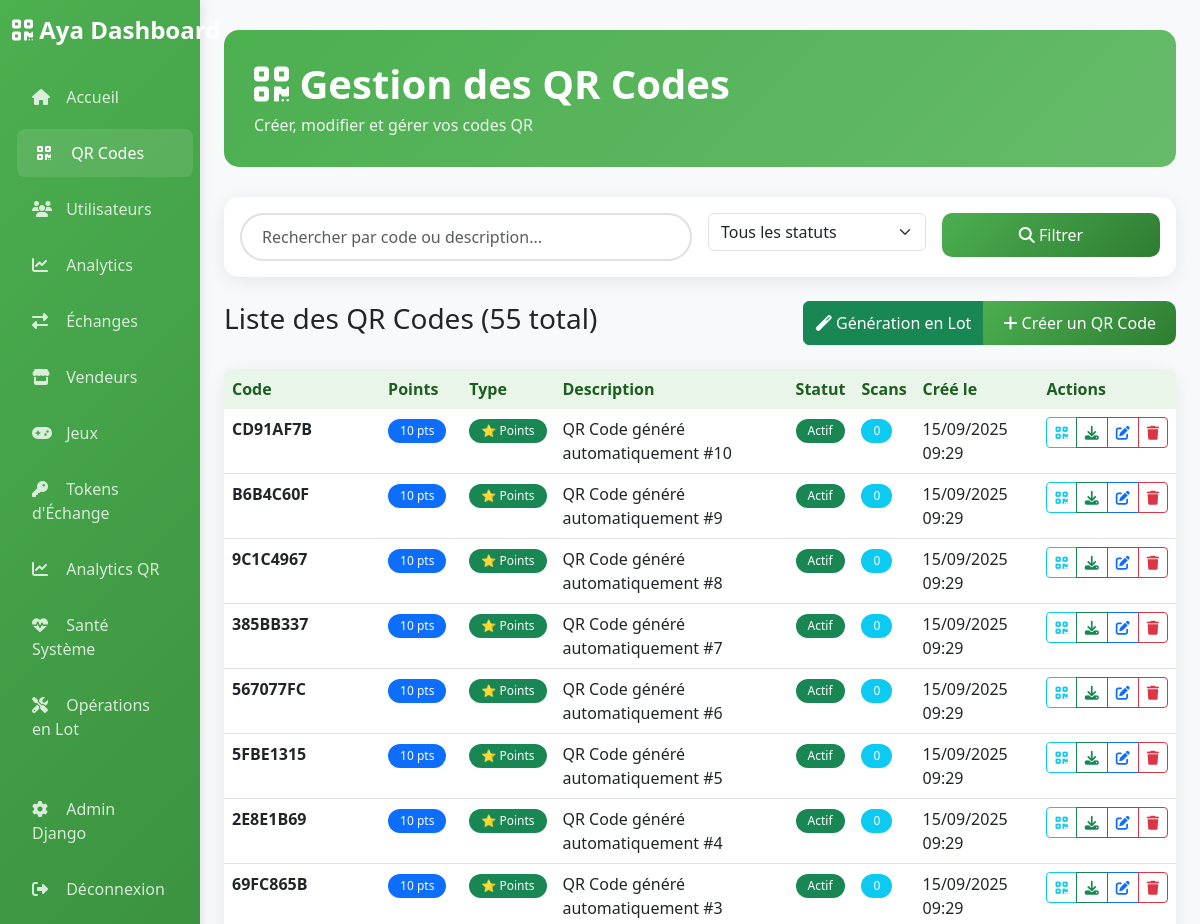
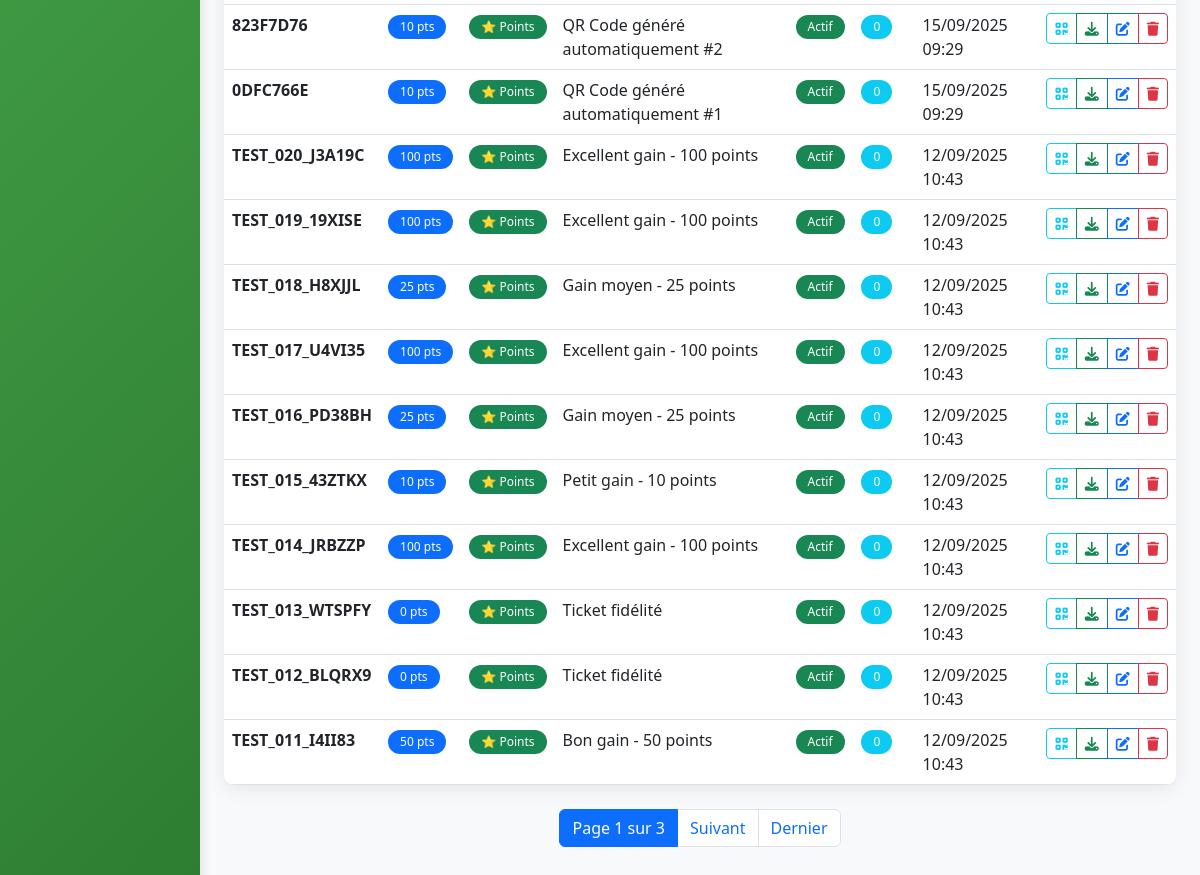
/dashboard/qr-codes/ (signed in), run on the app's committed database (2 pictures, top to bottom).
### qr_codes/models.py (models this page shows, shortened)
class QRCode(models.Model):
    PRIZE_TYPES = [
        ('points', 'Points'),
        ('try_again', 'Réessayer'),
        ('loyalty_bonus', 'Bonus Fidélité'),
        ('mystery_box', 'Boîte Mystère'),
    ]
    id = models.UUIDField(primary_key=True, default=uuid.uuid4, editable=False)
    code = models.CharField(max_length=100, unique=True)
    points = models.IntegerField()
    description = models.TextField(max_length=500)
    prize_type = models.CharField(max_length=20, choices=PRIZE_TYPES, default='points')
    is_active = models.BooleanField(default=True)
    expires_at = models.DateTimeField(null=True, blank=True)
    created_at = models.DateTimeField(auto_now_add=True)
    created_by = models.ForeignKey(User, on_delete=models.SET_NULL, null=True, blank=True, related_name='created_qr_codes')
    batch_number = models.CharField(max_length=50, blank=True, help_text="Numéro de lot (ex: 4151000)")
    batch_sequence = models.IntegerField(null=True, blank=True, help_text="Numéro de séquence dans le lot")
    is_printed = models.BooleanField(default=False, help_text="QR code imprimé sur bouteille")
    class Meta:
        db_table = 'qr_codes'
        verbose_name = 'QR Code'
        verbose_name_plural = 'QR Codes'
        ordering = ['-created_at']

### dashboard/views.py (the view)
# urls.py: path('qr-codes/', views.qr_codes_management, name='qr_codes'),
@login_required
@user_passes_test(is_admin)
def qr_codes_management(request):
    search = request.GET.get('search', '')
    status_filter = request.GET.get('status', 'all')
    qr_codes = QRCode.objects.all()
    if search:
        qr_codes = qr_codes.filter(
            Q(code__icontains=search) |
            Q(description__icontains=search)
        )
    if status_filter == 'active':
        qr_codes = qr_codes.filter(is_active=True)
    elif status_filter == 'inactive':
        qr_codes = qr_codes.filter(is_active=False)
    paginator = Paginator(qr_codes, 20)
    page_number = request.GET.get('page')
    page_obj = paginator.get_page(page_number)
    context = {
        'page_obj': page_obj,
        'search': search,
        'status_filter': status_filter,
    }
    return render(request, 'dashboard/qr_codes.html', context)

### dashboard/views.py (called while the page is built)
def is_admin(user):
    return user.is_staff or user.is_superuser

### dashboard/templates/dashboard/qr_codes.html (shortened to what this page needs)
{% extends 'dashboard/base.html' %}
{% block content %}
<div class="page-header">
    <h1><i class="fas fa-qrcode"></i> Gestion des QR Codes</h1>
    <p>Créer, modifier et gérer vos codes QR</p>
</div>
<div class="card mb-4">
    <div class="card-body">
        <form method="GET" class="row g-3">
            <div class="col-md-6">
                <input type="text" class="form-control search-box" name="search"
                       placeholder="Rechercher par code ou description..."
                       value="{{ search }}">
            </div>
            <div class="col-md-3">
                <select class="form-select" name="status">
                    <option value="all" {% if status_filter == 'all' %}selected{% endif %}>Tous les statuts</option>
                </select>
            </div>
            <div class="col-md-3">
                <button type="submit" class="btn btn-primary w-100">
                    <i class="fas fa-search"></i> Filtrer
                </button>
            </div>
        </form>
    </div>
</div>
<div class="d-flex justify-content-between align-items-center mb-4">
    <h3>Liste des QR Codes ({{ page_obj.paginator.count }} total)</h3>
    <div class="btn-group" role="group">
        <button type="button" class="btn btn-success" data-bs-toggle="modal" data-bs-target="#bulkGenerateModal">
            <i class="fas fa-magic"></i> Génération en Lot
        </button>
        <button type="button" class="btn btn-primary" data-bs-toggle="modal" data-bs-target="#createQRModal">
            <i class="fas fa-plus"></i> Créer un QR Code
        </button>
    </div>
</div>
<div class="card">
    <div class="card-body p-0">
        <div class="table-responsive">
            <table class="table table-hover mb-0">
                <thead>
                    <tr>
                        <th>Code</th>
                        <th>Points</th>
                        <th>Type</th>
                        <th>Description</th>
                        <th>Statut</th>
                        <th>Scans</th>
                        <th>Créé le</th>
                        <th>Actions</th>
                    </tr>
                </thead>
                <tbody>
                    {% for qr_code in page_obj %}
                    <tr>
                        <td>
                            <strong>{{ qr_code.code }}</strong>
                        </td>
                        <td>
                            <span class="badge bg-primary">{{ qr_code.points }} pts</span>
                        </td>
                        <td>
                            {% if qr_code.prize_type == 'loyalty_ticket' %}
                                <span class="badge bg-warning">🎫 Ticket Fidélité</span>
                            {% elif qr_code.prize_type == 'special_prize' %}
                                <span class="badge bg-info">🎁 Prix Spécial</span>
                            {% else %}
                                <span class="badge bg-success">⭐ Points</span>
                            {% endif %}
                        </td>
                        <td>{{ qr_code.description|truncatechars:50 }}</td>
                        <td>
                            {% if qr_code.is_active %}
                                <span class="badge bg-success">Actif</span>
                            {% else %}
                                <span class="badge bg-danger">Inactif</span>
                            {% endif %}
                        </td>
                        <td>
                            <span class="badge bg-info">{{ qr_code.scanned_by_users.count }}</span>
                        </td>
                        <td>{{ qr_code.created_at|date:"d/m/Y H:i" }}</td>
                        <td>
                            <div class="btn-group" role="group">
                                <button type="button" class="btn btn-sm btn-outline-info"
                                        onclick="showQRCode('{{ qr_code.id }}')" title="Voir le QR Code">
                                    <i class="fas fa-qrcode"></i>
                                </button>
                                <button type="button" class="btn btn-sm btn-outline-success"
                                        onclick="downloadQRCode('{{ qr_code.id }}')" title="Télécharger">
                                    <i class="fas fa-download"></i>
                                </button>
                                <button type="button" class="btn btn-sm btn-outline-primary"
                                        onclick="editQRCode('{{ qr_code.id }}')" title="Modifier">
                                    <i class="fas fa-edit"></i>
                                </button>
                                <button type="button" class="btn btn-sm btn-outline-danger"
                                        onclick="deleteQRCode('{{ qr_code.id }}', '{{ qr_code.code }}')" title="Supprimer">
                                    <i class="fas fa-trash"></i>
                                </button>
                            </div>
                        </td>
                    </tr>
                    {% endfor %}
                </tbody>
            </table>
        </div>
    </div>
</div>
{% if page_obj.has_other_pages %}
<nav aria-label="Pagination" class="mt-4">
    <ul class="pagination justify-content-center">
        <li class="page-item active">
            <span class="page-link">
                Page {{ page_obj.number }} sur {{ page_obj.paginator.num_pages }}
            </span>
        </li>
        {% if page_obj.has_next %}
            <li class="page-item">
                <a class="page-link" href="?page={{ page_obj.next_page_number }}{% if search %}&search={{ search }}{% endif %}{% if status_filter != 'all' %}&status={{ status_filter }}{% endif %}">Suivant</a>
            </li>
            <li class="page-item">
                <a class="page-link" href="?page={{ page_obj.paginator.num_pages }}{% if search %}&search={{ search }}{% endif %}{% if status_filter != 'all' %}&status={{ status_filter }}{% endif %}">Dernier</a>
            </li>
        {% endif %}
    </ul>
</nav>
{% endif %}
{% endblock %}

### dashboard/templates/dashboard/base.html (style rules this page uses)
:root { --primary-color: #4CAF50; --secondary-color: #2E7D32; --accent-color: #66BB6A; --dark-color: #1B5E20; --light-color: #E8F5E8; }
body { background-color: #f8f9fa; font-family: 'Segoe UI', Tahoma, Geneva, Verdana, sans-serif; }
.card { border: none; border-radius: 15px; box-shadow: 0 4px 20px rgba(0,0,0,0.08); transition: transform 0.3s ease, box-shadow 0.3s ease; }
.btn-primary { background: linear-gradient(135deg, var(--primary-color), var(--secondary-color)); border: none; border-radius: 10px; padding: 10px 20px; font-weight: 500; transition: all 0.3s ease; }
.table { border-radius: 10px; overflow: hidden; box-shadow: 0 2px 10px rgba(0,0,0,0.05); }
.table thead th { background-color: var(--light-color); border: none; font-weight: 600; color: var(--dark-color); }
.badge { border-radius: 20px; padding: 6px 12px; font-weight: 500; }
.search-box { border-radius: 25px; border: 2px solid #e0e0e0; padding: 10px 20px; transition: all 0.3s ease; }
.page-header { background: linear-gradient(135deg, var(--primary-color), var(--accent-color)); color: white; padding: 30px; border-radius: 15px; margin-bottom: 30px; }
.page-header h1 { margin: 0; font-weight: 600; }
.page-header p { margin: 5px 0 0 0; opacity: 0.9; }

### data on the page
QRCode: code "CD91AF7B", points "10", prize_type "⭐ Points", description "QR Code généré automatiquement #10", is_active "Actif", scanned_by_users.count "0", created_at "15/09/2025 09:29"
QRCode: code "B6B4C60F", points "10", prize_type "⭐ Points", description "QR Code généré automatiquement #9", is_active "Actif", scanned_by_users.count "0", created_at "15/09/2025 09:29"
QRCode: code "9C1C4967", points "10", prize_type "⭐ Points", description "QR Code généré automatiquement #8", is_active "Actif", scanned_by_users.count "0", created_at "15/09/2025 09:29"
QRCode: code "385BB337", points "10", prize_type "⭐ Points", description "QR Code généré automatiquement #7", is_active "Actif", scanned_by_users.count "0", created_at "15/09/2025 09:29"
QRCode: code "567077FC", points "10", prize_type "⭐ Points", description "QR Code généré automatiquement #6", is_active "Actif", scanned_by_users.count "0", created_at "15/09/2025 09:29"
QRCode: code "5FBE1315", points "10", prize_type "⭐ Points", description "QR Code généré automatiquement #5", is_active "Actif", scanned_by_users.count "0", created_at "15/09/2025 09:29"
QRCode: code "2E8E1B69", points "10", prize_type "⭐ Points", description "QR Code généré automatiquement #4", is_active "Actif", scanned_by_users.count "0", created_at "15/09/2025 09:29"
QRCode: code "69FC865B", points "10", prize_type "⭐ Points", description "QR Code généré automatiquement #3", is_active "Actif", scanned_by_users.count "0", created_at "15/09/2025 09:29"
QRCode: code "823F7D76", points "10", prize_type "⭐ Points", description "QR Code généré automatiquement #2", is_active "Actif", scanned_by_users.count "0", created_at "15/09/2025 09:29"
QRCode: code "0DFC766E", points "10", prize_type "⭐ Points", description "QR Code généré automatiquement #1", is_active "Actif", scanned_by_users.count "0", created_at "15/09/2025 09:29"
QRCode: code "TEST_020_J3A19C", points "100", prize_type "⭐ Points", description "Excellent gain - 100 points", is_active "Actif", scanned_by_users.count "0", created_at "12/09/2025 10:43"
QRCode: code "TEST_019_19XISE", points "100", prize_type "⭐ Points", description "Excellent gain - 100 points", is_active "Actif", scanned_by_users.count "0", created_at "12/09/2025 10:43"
QRCode: code "TEST_018_H8XJJL", points "25", prize_type "⭐ Points", description "Gain moyen - 25 points", is_active "Actif", scanned_by_users.count "0", created_at "12/09/2025 10:43"
QRCode: code "TEST_017_U4VI35", points "100", prize_type "⭐ Points", description "Excellent gain - 100 points", is_active "Actif", scanned_by_users.count "0", created_at "12/09/2025 10:43"
QRCode: code "TEST_016_PD38BH", points "25", prize_type "⭐ Points", description "Gain moyen - 25 points", is_active "Actif", scanned_by_users.count "0", created_at "12/09/2025 10:43"
QRCode: code "TEST_015_43ZTKX", points "10", prize_type "⭐ Points", description "Petit gain - 10 points", is_active "Actif", scanned_by_users.count "0", created_at "12/09/2025 10:43"
QRCode: code "TEST_014_JRBZZP", points "100", prize_type "⭐ Points", description "Excellent gain - 100 points", is_active "Actif", scanned_by_users.count "0", created_at "12/09/2025 10:43"
QRCode: code "TEST_013_WTSPFY", points "0", prize_type "⭐ Points", description "Ticket fidélité", is_active "Actif", scanned_by_users.count "0", created_at "12/09/2025 10:43"
QRCode: code "TEST_012_BLQRX9", points "0", prize_type "⭐ Points", description "Ticket fidélité", is_active "Actif", scanned_by_users.count "0", created_at "12/09/2025 10:43"
QRCode: code "TEST_011_I4II83", points "50", prize_type "⭐ Points", description "Bon gain - 50 points", is_active "Actif", scanned_by_users.count "0", created_at "12/09/2025 10:43"

### other printed values
{{ page_obj.paginator.count }} "55"
{{ page_obj.number }} "1"
{{ page_obj.paginator.num_pages }} "3"
